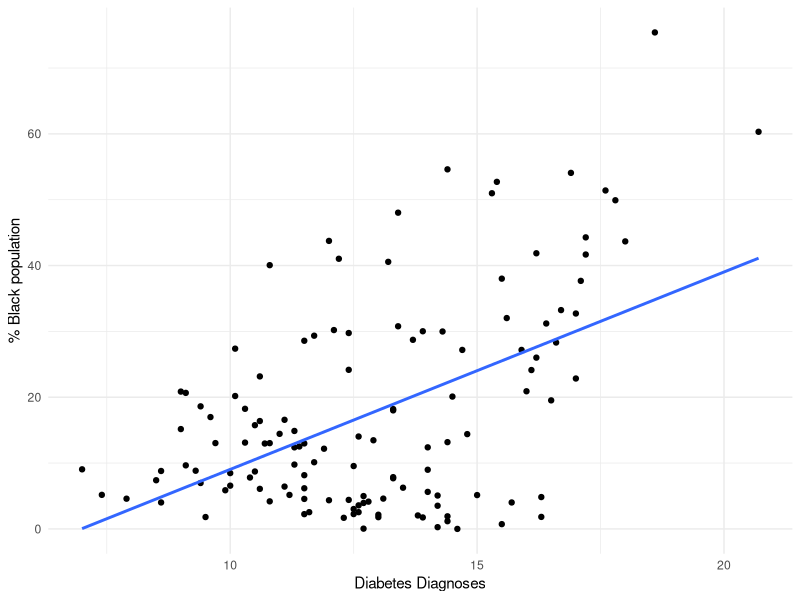

Source code (R):
#setwd("D:/code/git/VSU_DSPG_SUM24/Assignment02")
library(tidyverse)

diabetes<-read.csv("us_rf_and_screening_county_05-06-2024.csv") %>%
  select(FIPS:State, Diabetes_DX)

afam<-read.csv("us_sociodemographics_county_05-06-2024.csv") %>%
  select(FIPS:State, Black)

graphdata<-diabetes %>%
  full_join(afam, by=c("FIPS","County","State"))%>%
  filter(State=="Virginia")

pdf("faison_assignment02.pdf")
ggplot(graphdata, aes(x=Diabetes_DX, y=Black*100))+
  geom_point()+
  geom_smooth(method="lm", se=F)+
  labs(x="Diabetes Diagnoses",
       y="% Black population")+
  theme_minimal()
dev.off()

saveRDS(graphdata, "assigment02data.RDS")